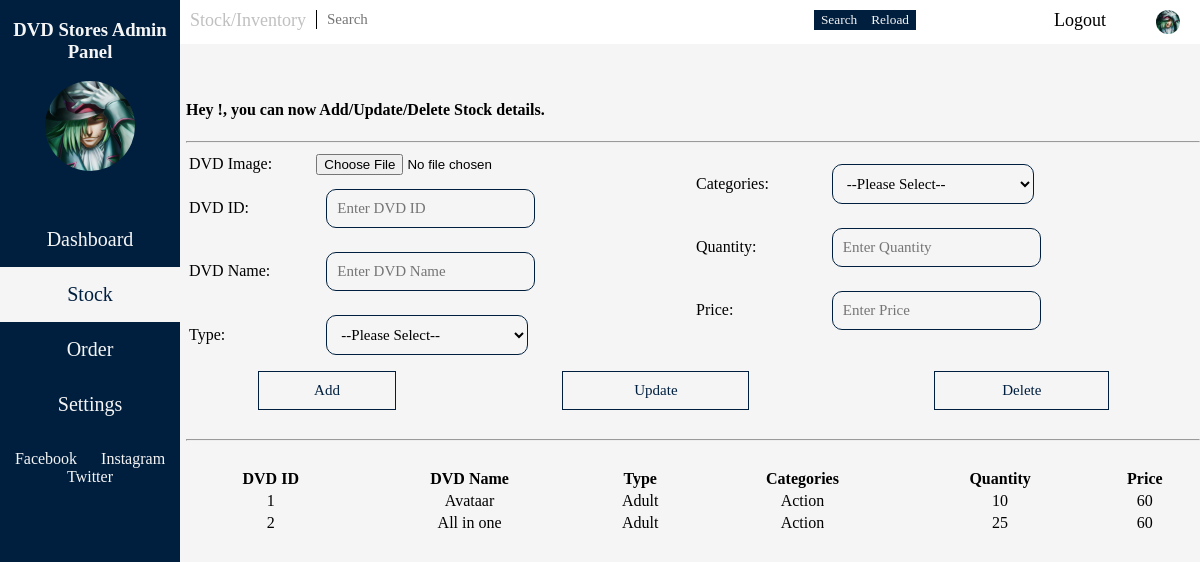
Page /DS-Stock.php on the committed database.
### tables this page shows
CREATE TABLE IF NOT EXISTS `dvd` (
  `dvdimage` longblob NOT NULL,
  `dvdid` int(11) NOT NULL AUTO_INCREMENT,
  `dvdname` varchar(100) NOT NULL,
  `type` varchar(25) NOT NULL,
  `categories` varchar(50) NOT NULL,
  `quantity` int(11) NOT NULL,
  `unitprice` float NOT NULL,
  PRIMARY KEY (`dvdid`)
);

### DS-Stock.php (the view, shortened to what this page needs)
<?php
    require 'connection.php';
?>
<!DOCTYPE html>
<html lang="en">
<head>
</head>
<body>
<div class="navitop">
    <label style="float:left;margin-left:15%;font-size:18px">Stock/Inventory</label>
    <form class="searchbar" method="POST" action="DS-Stock.php">
        <input type="text" placeholder="Search" name="searchproduct"><input type="submit" name="btnsearch" value="Search"><input type="submit" name="btnreload" value="Reload">
    </form>
    <a href="sessionDestroy.php">Logout</a>
    <img src="anime1.jpg" class="profpic" onclick="openNav()"/>
</div>
<div class="sideNavi">
    <h3>DVD Stores Admin Panel</h3>
    <img src="anime1.jpg" class="profi" onclick="openNav()"/>
    <br/>
    <a href="DS-Dashboard.php"><button class="btndashboard">Dashboard</button></a><br/>
    <a href="DS-Stock.php"><button class="btnstock" style="background-color: whitesmoke;color:#001f3f;background-image: url(stock.png);background-repeat: no-repeat;background-size: 30%;background-position-x: -5px;background-position-y: -5px;">Stock</button></a><br/>
    <a href="DS-Order.php"><button class="btnorder">Order</button></a><br/>
    <a href="DS-Setting.php"><button class="btnsetting">Settings</button></a><br/><br/>
    <a href="#" class="social">Facebook</a>
    <a href="#" class="social">Instagram</a>
    <a href="#" class="social">Twitter</a>
</div>
<div class="main">
    <h4>Hey <?php echo $_SESSION["userlogin"];?>!, you can now Add/Update/Delete Stock details.</h4>
    <hr/>
    <form method="POST" action="DS-Stock.php" enctype="multipart/form-data" class="myform">
        <table style="float:left;width:50%">
            <tr>
                <td>DVD Image: </td>
                <td><input type="file" name="image"></td>
            </tr>
            <tr>
                <td>DVD ID: </td>
                <td><input type="text" placeholder="Enter DVD ID" name="dvdid"></td>
            </tr>
            <tr>
                <td>DVD Name: </td>
                <td><input type="text" placeholder="Enter DVD Name" name="dvdname"></td>
            </tr>
            <tr>
                <td>Type: </td>
                <td>
                    <select name="type">
                        <option>--Please Select--</option>
                    </select>
                </td>
            </tr>
        </table>
        <table style="float:right;width:50%">
            <tr>
                <td>Categories: </td>
                <td>
                    <select name="categories">
                        <option>--Please Select--</option>
                    </select>
                </td>
            </tr>
            <tr>
                <td>Quantity: </td>
                <td><input type="text" placeholder="Enter Quantity" name="quantity"></td>
            </tr>
            <tr>
                <td>Price: </td>
                <td><input type="text" placeholder="Enter Price" name="price"></td>
            </tr>
        </table>
        <br/><br/>
        <table style="width:100%;text-align:center">
            <tr>
                <td><input type="submit" name="btnadd" value="Add"></td>
                <td><input type="submit" name="btnupdate" value="Update"></td>
                <td><input type="submit" name="btndelete" value="Delete"></td>
            </tr>
        </table>
    </form>
    <br/>
    <hr/>
    <br/>
    <table class="detailsStock" style="width:100%;">
        <tr>
            <th>DVD ID</th>
            <th>DVD Name</th>
            <th>Type</th>
            <th>Categories</th>
            <th>Quantity</th>
            <th>Price</th>
        </tr>
        <?php
            if(isset($_POST["btnsearch"]))
            {
                $selectValues = "SELECT * FROM dvd WHERE dvdid='$searchproduct'";
                $selected = $con->query($selectValues);
                while ($row = mysqli_fetch_assoc($selected)) {
                    ?>
                    <tr>
                        <td><?php echo $row["dvdid"]; ?></td>
                        <td><?php echo $row["dvdname"]; ?></td>
                        <td><?php echo $row["type"]; ?></td>
                        <td><?php echo $row["categories"]; ?></td>
                        <td><?php echo $row["quantity"]; ?></td>
                        <td><?php echo $row["unitprice"]; ?></td>
                    </tr>
                    <?php
                }
            }
            else
            {
                $selectValues = "SELECT * FROM dvd";
                $selected = $con->query($selectValues);
                while ($row = mysqli_fetch_assoc($selected)) {
                    ?>
                    <tr>
                        <td><?php echo $row["dvdid"]; ?></td>
                        <td><?php echo $row["dvdname"]; ?></td>
                        <td><?php echo $row["type"]; ?></td>
                        <td><?php echo $row["categories"]; ?></td>
                        <td><?php echo $row["quantity"]; ?></td>
                        <td><?php echo $row["unitprice"]; ?></td>
                    </tr>
                    <?php
                }
            }
        ?>
    </table>
</div>
</body>
</html>

### DS-Stock.php (style rules this page uses)
body { background-color: whitesmoke; }
.navitop { width:100%; position: fixed; z-index:50; overflow: hidden; background-color: white; top:0; left:0; padding:10px; text-align:right; }
.navitop a { text-decoration: none; margin:10px; color:black; font-size:18px; font-family: Calibri; }
.profpic { width:2%; float:right; border-radius: 100%; margin-right:30px; cursor: pointer; margin-left:20px; }
h1,label { font-family: Calibri; color:silver; }
.sideNavi { width:15%; background-color: #001f3f; height:100%; position: fixed; top:0; left:0; z-index:52; text-align: center; }
.social { color:whitesmoke; text-decoration: none; font-family: Calibri; padding:10px; }
h3 { color:whitesmoke; font-family: Calibri; }
.profi { width: 50%; border-radius: 50%; cursor: pointer; }
button { background-color: transparent; width:100%; outline:none; border: 1px solid transparent; color:whitesmoke; font-size:20px; font-family: Calibri; cursor: pointer; padding:15px; transition-duration: 0.5s; }
.btndashboard { background-image: url("dashi.png"); background-repeat: no-repeat; background-size: 30%; background-position-x: -5px; background-position-y: -5px; }
.btnstock { background-image: url("stocki.png"); background-repeat: no-repeat; background-size: 30%; background-position-x: -5px; background-position-y: -5px; }
.btnorder { background-image: url("orderi.png"); background-repeat: no-repeat; background-size: 30%; background-position-x: -5px; background-position-y: -5px; }
.btnsetting { background-image: url("setti.png"); background-repeat: no-repeat; background-size: 30%; background-position-x: -5px; background-position-y: -5px; }
.main { position: absolute; float:right; top:10%; right:0; width:84.5%; background-color: whitesmoke; padding-left:10px; }
h4 { color:black; font-family: Calibri; }
.myform input[type=text],.myform option,.myform select { width:50%; background-color: transparent; border:1px solid #001f3f; outline:none; font-size:15px; font-family: Calibri; padding:10px; margin:10px; font-family: Calibri; border-radius: 10px; }
.myform select,.myform option { width:54%; }
.myform input[type=submit] { width:50%; background-color: transparent; border:1px solid #001f3f; color:#001f3f; font-size:15px; font-family: Calibri; padding:10px; }
.myform td { font-family: Calibri; }
.detailsStock th,.detailsStock td { font-family:Calibri; text-align: center; }
.searchbar { float:left; margin-left:10px; width:50%; }
.searchbar input[type=text] { border:none; float:left; padding-left:10px; outline:none; border-left:1px solid black; font-family: Calibri; font-size:15px; width:50%; }
.searchbar input[type=submit] { background-color: #001f3f; color:whitesmoke; font-family: Calibri; border:1px solid #001f3f; outline:none; }

### rows in the picture
dvd: dvdid "1", dvdname "Avataar", type "Adult", categories "Action", quantity "10", unitprice "60"
dvd: dvdid "2", dvdname "All in one", type "Adult", categories "Action", quantity "25", unitprice "60"
